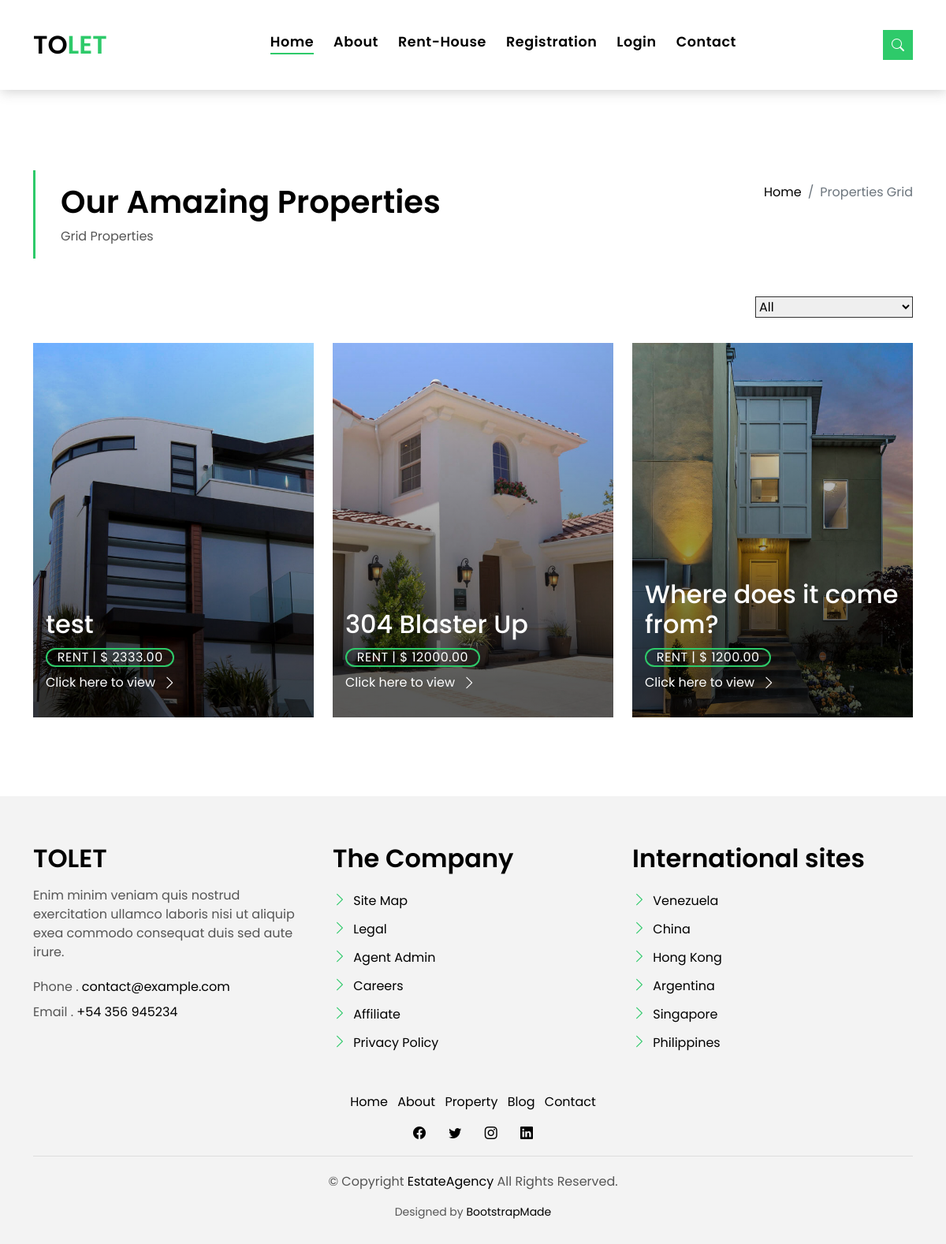
The page /all_house/ on the database as committed earlier.
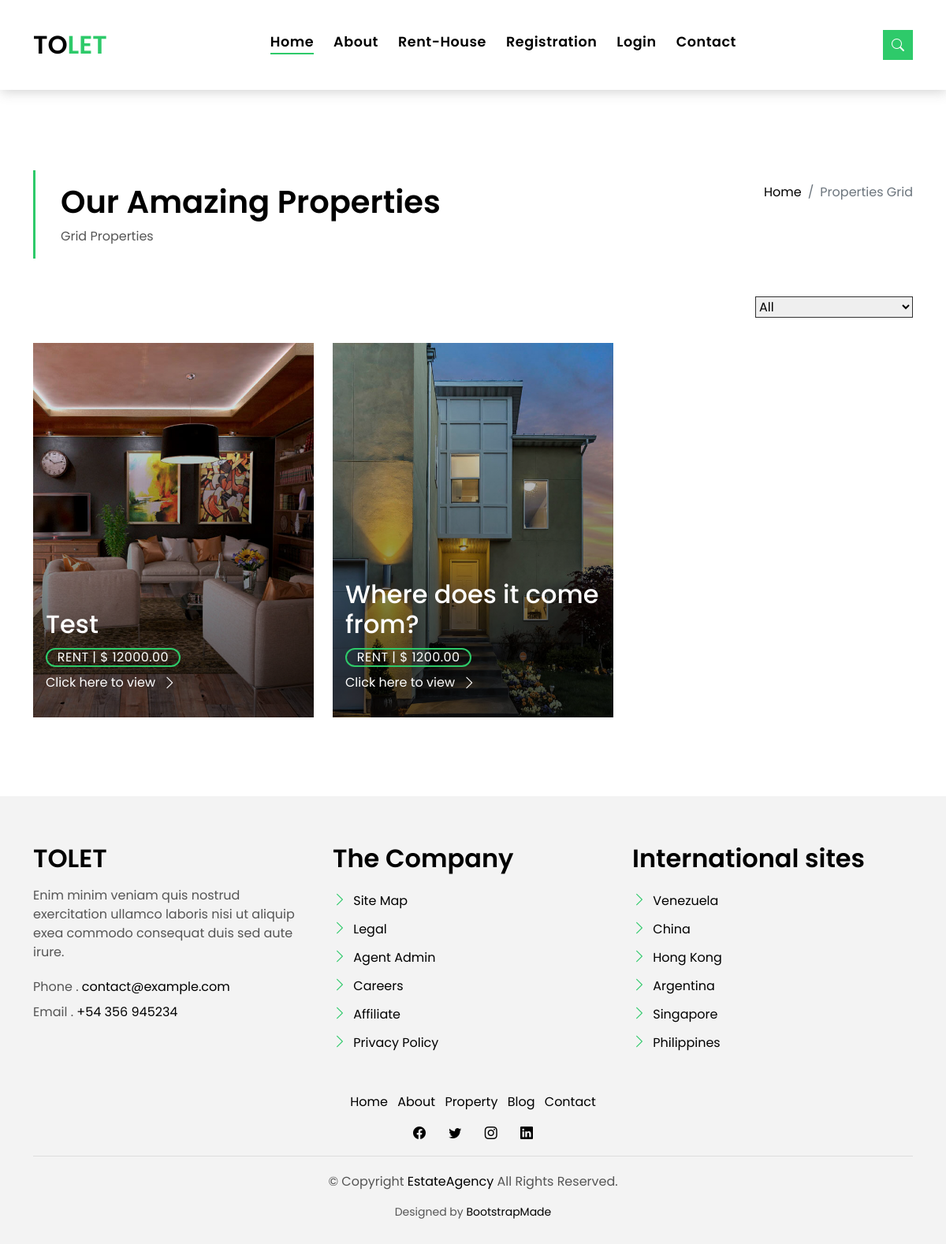
The same page on the database as committed later.
### home/models.py (models this page shows, shortened)
class House(models.Model):
    user = models.ForeignKey(User,on_delete=models.CASCADE,blank=True,null=True)
    name = models.CharField(max_length=250)
    description = models.TextField()
    rent = models.DecimalField(max_digits=10,decimal_places=2)
    image = models.ImageField(upload_to="house/")
    location = models.CharField(max_length=200)
    house_type = models.CharField(max_length=250)
    area = models.CharField(max_length=50)
    beds = models.CharField(max_length=20)
    baths = models.CharField(max_length=20)
    garage = models.CharField(max_length=20)
    video = EmbedVideoField(blank=True,null=True)
    date_added = models.DateField(auto_now_add=True)
    is_publish = models.BooleanField(default=False)
    class Meta:
        ordering = ('-date_added',)

### home/views.py (the view)
# urls.py: path('all_house/',views.all_house,name='all_house'),
def all_house(request):
    house_list = House.objects.filter(is_publish=True)
    paginator = Paginator(house_list,3)
    page_number = request.GET.get('page')
    house = paginator.get_page(page_number)
    context = {
        'house': house,
    }
    return render(request, 'home/all_house.html',context)

### templates/home/all_house.html (shortened to what this page needs)
{% extends 'base.html' %}
{% load static %}
{% block content %}
<main id="main">
    <section class="intro-single">
      <div class="container">
        <div class="row">
          <div class="col-md-12 col-lg-8">
            <div class="title-single-box">
              <h1 class="title-single">Our Amazing Properties</h1>
              <span class="color-text-a">Grid Properties</span>
            </div>
          </div>
          <div class="col-md-12 col-lg-4">
            <nav aria-label="breadcrumb" class="breadcrumb-box d-flex justify-content-lg-end">
              <ol class="breadcrumb">
                <li class="breadcrumb-item">
                  <a href="/">Home</a>
                </li>
                <li class="breadcrumb-item active" aria-current="page">
                  Properties Grid
                </li>
              </ol>
            </nav>
          </div>
        </div>
      </div>
    </section>
    <section class="property-grid grid">
      <div class="container">
        <div class="row">
          <div class="col-sm-12">
            <div class="grid-option">
              <form>
                <select class="custom-select">
                  <option selected>All</option>
                </select>
              </form>
            </div>
          </div>
          {% if house %}
          {% for h in house %}
          <div class="col-md-4">
            <div class="card-box-a card-shadow">
              <div class="img-box-a">
                <img src="{{h.image.url}}" alt="" class="img-a img-fluid">
              </div>
              <div class="card-overlay">
                <div class="card-overlay-a-content">
                  <div class="card-header-a">
                    <h2 class="card-title-a">
                      <a href="#">
                        <br /> {{h.name}}</a>
                    </h2>
                  </div>
                  <div class="card-body-a">
                    <div class="price-box d-flex">
                      <span class="price-a">rent | $ {{h.rent}}</span>
                    </div>
                    <a href="{% url 'single_house' h.id %}" class="link-a">Click here to view
                      <span class="bi bi-chevron-right"></span>
                    </a>
                  </div>
                </div>
              </div>
            </div>
          </div>
          {% endfor %}
          {% endif %}
        </div>
      </div>
    </section>
  </main>
{% endblock content %}

Rows that differ between the two databases and show on the page:
removed House: image (picture), name "test", rent "2333.00"
removed House: image (picture), name "304 Blaster Up", rent "12000.00"
added House: image (picture), name "Test", rent "12000.00"
